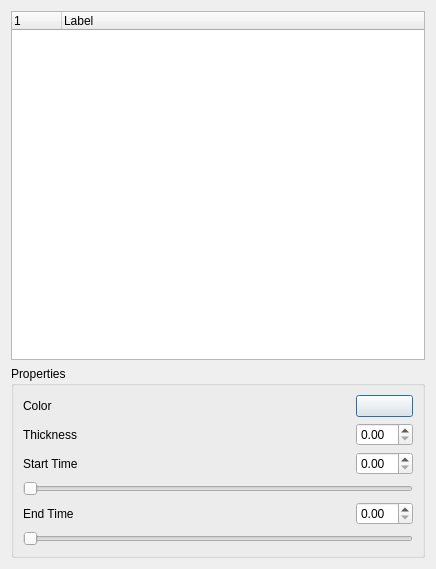
<?xml version="1.0" encoding="UTF-8"?>
<ui version="4.0">
 <class>TrajectoriesDialog</class>
 <widget class="QDialog" name="TrajectoriesDialog">
  <property name="geometry">
   <rect>
    <x>0</x>
    <y>0</y>
    <width>436</width>
    <height>569</height>
   </rect>
  </property>
  <property name="windowTitle">
   <string>Trajectories</string>
  </property>
  <layout class="QVBoxLayout" name="verticalLayout">
   <item>
    <widget class="QTreeWidget" name="tree">
     <property name="selectionMode">
      <enum>QAbstractItemView::ContiguousSelection</enum>
     </property>
     <property name="selectionBehavior">
      <enum>QAbstractItemView::SelectRows</enum>
     </property>
     <property name="columnCount">
      <number>2</number>
     </property>
     <attribute name="headerDefaultSectionSize">
      <number>50</number>
     </attribute>
     <attribute name="headerMinimumSectionSize">
      <number>40</number>
     </attribute>
     <column>
      <property name="text">
       <string/>
      </property>
      <property name="icon">
       <iconset resource="kinematicIcons.qrc">
        <normaloff>:/kinematic/icons/trajectory.png</normaloff>:/kinematic/icons/trajectory.png</iconset>
      </property>
     </column>
     <column>
      <property name="text">
       <string>Label</string>
      </property>
     </column>
    </widget>
   </item>
   <item>
    <widget class="QGroupBox" name="propertiesBox">
     <property name="title">
      <string>Properties</string>
     </property>
     <layout class="QGridLayout" name="gridLayout">
      <item row="0" column="0">
       <widget class="QLabel" name="colorLabel">
        <property name="sizePolicy">
         <sizepolicy hsizetype="Expanding" vsizetype="Preferred">
          <horstretch>0</horstretch>
          <verstretch>0</verstretch>
         </sizepolicy>
        </property>
        <property name="text">
         <string>Color</string>
        </property>
       </widget>
      </item>
      <item row="0" column="1">
       <widget class="QPushButton" name="colorButton">
        <property name="text">
         <string/>
        </property>
       </widget>
      </item>
      <item row="1" column="0">
       <widget class="QLabel" name="thicknessLabel">
        <property name="sizePolicy">
         <sizepolicy hsizetype="Expanding" vsizetype="Preferred">
          <horstretch>0</horstretch>
          <verstretch>0</verstretch>
         </sizepolicy>
        </property>
        <property name="text">
         <string>Thickness</string>
        </property>
       </widget>
      </item>
      <item row="1" column="1">
       <widget class="QDoubleSpinBox" name="thicknessSpin">
        <property name="singleStep">
         <double>0.200000000000000</double>
        </property>
       </widget>
      </item>
      <item row="2" column="0">
       <widget class="QLabel" name="startTimeLabel">
        <property name="sizePolicy">
         <sizepolicy hsizetype="Expanding" vsizetype="Preferred">
          <horstretch>0</horstretch>
          <verstretch>0</verstretch>
         </sizepolicy>
        </property>
        <property name="text">
         <string>Start Time</string>
        </property>
       </widget>
      </item>
      <item row="2" column="1">
       <widget class="QDoubleSpinBox" name="startTimeSpin">
        <property name="singleStep">
         <double>0.100000000000000</double>
        </property>
       </widget>
      </item>
      <item row="4" column="0">
       <widget class="QLabel" name="endTimeLabel">
        <property name="sizePolicy">
         <sizepolicy hsizetype="Expanding" vsizetype="Preferred">
          <horstretch>0</horstretch>
          <verstretch>0</verstretch>
         </sizepolicy>
        </property>
        <property name="text">
         <string>End Time</string>
        </property>
       </widget>
      </item>
      <item row="4" column="1">
       <widget class="QDoubleSpinBox" name="endTimeSpin">
        <property name="singleStep">
         <double>0.100000000000000</double>
        </property>
       </widget>
      </item>
      <item row="5" column="0" colspan="2">
       <widget class="QSlider" name="endSlider">
        <property name="orientation">
         <enum>Qt::Horizontal</enum>
        </property>
       </widget>
      </item>
      <item row="3" column="0" colspan="2">
       <widget class="QSlider" name="startSlider">
        <property name="orientation">
         <enum>Qt::Horizontal</enum>
        </property>
       </widget>
      </item>
     </layout>
    </widget>
   </item>
  </layout>
 </widget>
 <resources>
  <include location="../../../coreui/ui/CoreIcons.qrc"/>
  <include location="kinematicIcons.qrc"/>
 </resources>
 <connections/>
</ui>
